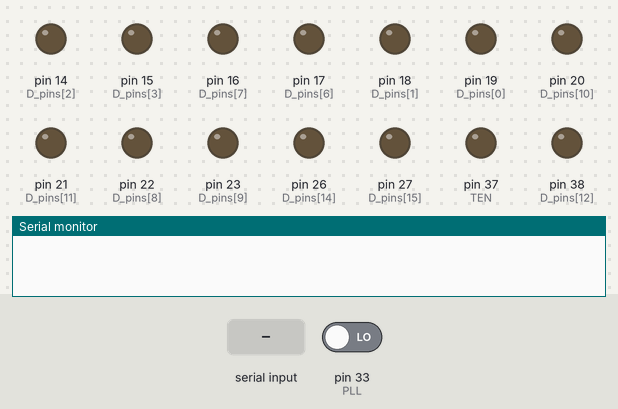
A sketch run on a simulated Arduino Mega 2560, built with avr-gcc and run on an emulated ATmega2560. On the bench: output pins drawn as LEDs (lit = HIGH), the last lines printed to the serial monitor. The test bench sets the inputs (shaded band); at power-on: pin 33 (PLL) LOW. Pins used as bus, display or sensor lines are not drawn.

Above: at 1.3 s.
1.4 s: "n90\n" received over Serial
At 2.9 s:
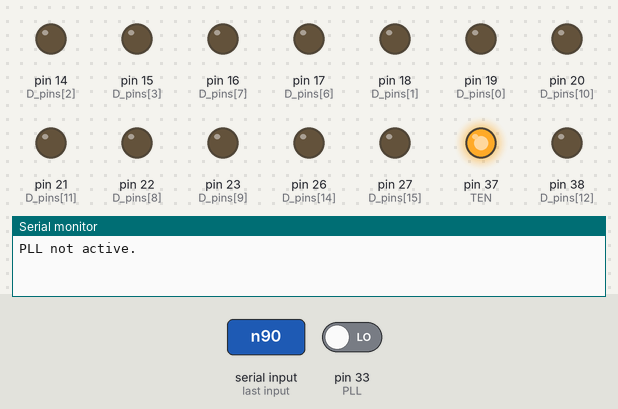
Timing chart, 0 to 4.4 s (numbered marks = the images above; inputs shaded):
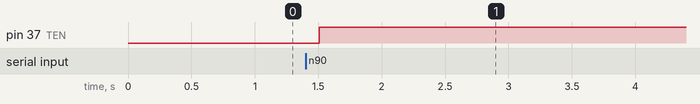

The sketch:

Teensy4.1_ADC_DDS.ino
```cpp
#include <SPI.h>

#define IMXRT_GPIO6_DIRECT  (*(volatile uint32_t *)0x42000000)

// AD4000 pins
const int CS_ADC = 10;

// AD9910 pins
const int D_pins[] = {19,18,14,15,40,41,17,16,22,23,20,21,38,39,26,27};
const int CS_DDS = 24;
const int reset_pin = 35;
const int powerdown_pin = 36;
const int TEN = 37;
const int IO_update_pin = 34;
const int PLL = 33;

// length of AD9910 internal registers
const int reg_len[] = {4,4,4,4,4,6,6,4,2,4,4,8,8,4,8,8,8,8,8,8,8,8,4};

// for reading SPI data into
char result[8];

// PID parameters
int setpoint=40000, loop_delay=0;
float Kp=0, Ki=0;
int error, accumulator;
unsigned short dds_out;

void setup() {
  Serial.begin(9600);
  SPI.begin();

  // SPI for talking to the ADC
  pinMode(CS_ADC, OUTPUT);
  digitalWrite(CS_ADC, HIGH);

  // SPI for talking to the DDS
  pinMode(CS_DDS, OUTPUT);
  digitalWrite(CS_DDS, HIGH);

  // other DDS pins
  pinMode(IO_update_pin, OUTPUT);
  digitalWrite(IO_update_pin, LOW);

  pinMode(reset_pin, OUTPUT);
  digitalWrite(reset_pin, LOW);

  pinMode(powerdown_pin, OUTPUT);
  digitalWrite(powerdown_pin, LOW);

  pinMode(TEN, OUTPUT);
  digitalWrite(TEN, LOW);

  pinMode(PLL, INPUT);

  for (int i=0; i<16; i++) {
    pinMode(D_pins[i], OUTPUT);
    digitalWrite(D_pins[i], LOW);
  }

  // AD9910 defaults
  reset_DDS();

  enable_parallel_port(0);
}

void loop() {
//  // calculate error
//  error = read_ADC() - setpoint;
//  accumulator += error;
//
//  // calculate output
//  dds_out = Kp*error + Ki*accumulator;
//
//  // check output is positive; else make it zero
//  if (dds_out < 0)
//    dds_out = 0;
//
//  // write to parallel port
//  write_parallel(dds_out);
//
//  // loop delay
//  delayMicroseconds(loop_delay);
//  write_parallel(Kp*read_ADC());
//  Serial.println(read_ADC());
}

void serialEvent()
{
  while (Serial.available() > 0) {
    char cmd = Serial.read();

    switch (cmd) {
      case '?':
        Serial.print("PV=");
        Serial.print(read_ADC());
        Serial.print(", out=");
        Serial.print(dds_out);
        Serial.print(", Kp=");
        Serial.print(Kp);
        Serial.print(", Ki=");
        Serial.print(Ki);
        Serial.print(", SP=");
        Serial.print(setpoint);
        Serial.print(", loop_delay=");
        Serial.println(loop_delay);
        break;

      // DDS commands

      case '0':
        reset_DDS();
        break;

      case 'n':
        if (read_PLL())
          Serial.println("PLL active.");
        else
          Serial.println("PLL not active.");
        break;

      case 'P':
        enable_parallel_port(Serial.parseInt());
        break;

      case 'd':
        write_parallel(Serial.parseInt());
        break;

      // PID commands

      case 'k':
        accumulator = 0;
        Kp = Serial.parseFloat();
        break;

      case 'K':
        accumulator = 0;
        Ki = Serial.parseFloat();
        break;

      case 's':
        accumulator = 0;
        setpoint = Serial.parseFloat();
        break;

      case 'l':
        loop_delay = Serial.parseInt();
        break;
    }
  }
}

/* ============================
 * DDS FUNCTIONS
   ============================ */

void reset_DDS()
{
  digitalWrite(reset_pin, HIGH);
  delay(100);
  digitalWrite(reset_pin, LOW);

  set_profile(0, 85000000, 1000000000, 100);
  set_PLL(true);
  enable_parallel_port(1);
}

void write_parallel(int n)
{
  // disable parallel port
  digitalWrite(TEN, LOW);

  // write data to the parallel pins
  IMXRT_GPIO6_DIRECT &= 0xffff;
  IMXRT_GPIO6_DIRECT = (n << 16) | IMXRT_GPIO6_DIRECT;

  // enable parallel port
  digitalWrite(TEN, HIGH);
}

void read_register(int reg)
{
  // register sanity check
  if (reg >= 23) {
    Serial.print("Invalid register: ");
    Serial.print(reg, HEX);
    Serial.print("\n");
    return;
  }

  // begin transaction
  SPI.beginTransaction(SPISettings(10000, MSBFIRST, SPI_MODE0));
  digitalWrite(CS_DDS, LOW);

  SPI.transfer(reg | B10000000);

  // read data
  for (int i=0; i<reg_len[reg]; i++)
    result[i] = SPI.transfer(0x00);

  // end transaction
  digitalWrite(CS_DDS, HIGH);
  SPI.endTransaction();
}

void write_register(int reg, char data[])
{
  // begin transaction
  SPI.beginTransaction(SPISettings(10000, MSBFIRST, SPI_MODE0));
  digitalWrite(CS_DDS, LOW);

  // transfer data
  SPI.transfer(reg & B01111111);
  for (int i=0; i<reg_len[reg]; i++) {
    // do the SPI transfer
    result[i] = SPI.transfer(data[i]);

    // transfer data from IO buffers to internal registers
    digitalWrite(IO_update_pin, HIGH);
    delayMicroseconds(5);
    digitalWrite(IO_update_pin, LOW);
  }

  // end transaction
  digitalWrite(CS_DDS, HIGH);
  SPI.endTransaction();
}

bool read_PLL()
{
  if (digitalRead(PLL))
    return true;
  else
    return false;
}

void set_profile(const int profile, const int Fout, const int Fsysclk, const int ASF_percent)
{
  // turn off PLL
  set_PLL(false);

  // find the profile register
  const int profile_reg = profile + 14;

  // calculate the frequency tuning word
  int FTW = (pow(2,32) * Fout) / Fsysclk;
  unsigned char FTW_bytes[4];
  for (int i=0; i<4; i++)
    FTW_bytes[i] = (FTW >> (3-i)*8) & 0xFF;

  // calculate amplitude scale factor
  int ASF = int(ASF_percent * (pow(2,14)-1) / 100);
  unsigned char ASF_bytes[4];
  for (int i=0; i<2; i++)
    ASF_bytes[i] = (ASF >> (1-i)*8) & 0xFF;

  // write to the profile register
  char data[reg_len[profile_reg]];
  for (int i=0; i<2; i++)
    data[i] = ASF_bytes[i];
  for (int i=2; i<4; i++)
    data[i] = 0;
  for (int i=4; i<8; i++)
    data[i] = FTW_bytes[i-4];
  write_register(profile_reg, data);

  // turn PLL back on
  set_PLL(true);
}

void enable_parallel_port(bool ENABLE)
{
  // read register 0x01
  char data[reg_len[0x01]];
  read_register(0x01);
  for (int i=0; i<8; i++)
    data[i] = result[i];

  // flip the "Parallel data port enable" and "Data assembler hold last value" bits
  if (ENABLE == true) {
    digitalWrite(TEN, HIGH);
    data[3] |= B01010000;
  } else {
    digitalWrite(TEN, LOW);
    data[3] &= B10101111;
  }

  // write the new register values
  write_register(0x01, data);
}

void set_PLL(bool ENABLE)
{
  // read register 0x02
  char data[reg_len[0x02]];
  read_register(0x02);
  for (int i=0; i<reg_len[0x02]; i++)
    data[i] = result[i];

  if (ENABLE) {
    // select VCO_SEL = VCO5 (for operation at 920-1030 MHz)
    data[0] &= B11111000;
    data[0] |= B00000101;

    // write N=25 value (for 40MHz * 25 = 1 GHz clock)
    data[3] = 25 << 1;

    // set the "PLL enable" bit
    data[2] |= B00000001;

  } else {
    data[2] &= B11111110; // clear the "PLL enable" bit
    data[0] |= B00000111; // set VCO SEL bits to "PLL bypass"
    data[3] = 0;          // set N = 0
  }

  // write the new register values
  write_register(0x02, data);
}


/* ============================
 * ADC FUNCTIONS
   ============================ */

unsigned short read_ADC()
{
  SPI.beginTransaction(SPISettings(18000000, MSBFIRST, SPI_MODE0));
  digitalWrite(CS_ADC, LOW);
  const unsigned short data = SPI.transfer16(0);
  digitalWrite(CS_ADC, HIGH);
  SPI.endTransaction();
  return data;
}
```

Measured:
- after the input at 1.4 s, pin 37 (TEN): LOW → HIGH after 0.11 s
